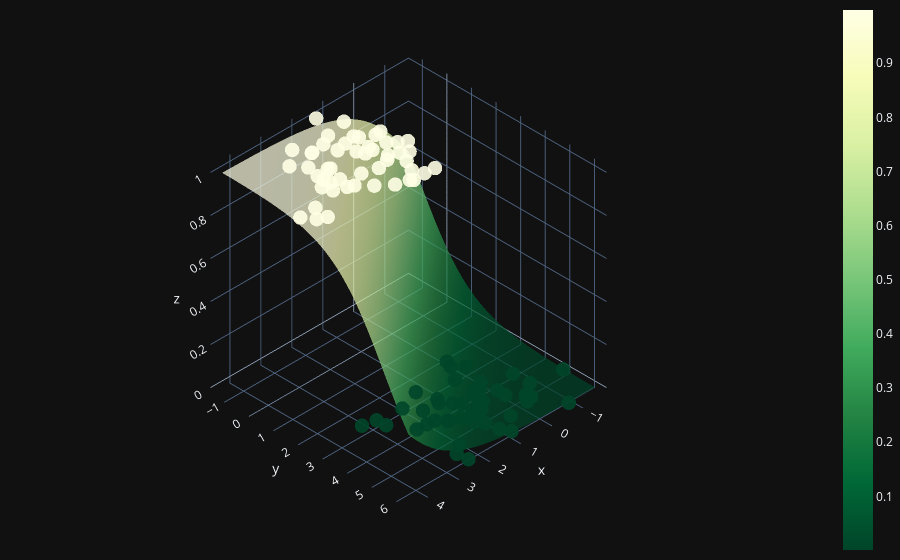

The code cell stored with this chart in its notebook:
### Code cell
X0 = np.linspace(X[:, 0].min(), X[:, 0].max(), 100)
X1 = np.linspace(X[:, 1].min(), X[:, 1].max(), 100)
xx0, xx1 = np.meshgrid(X0, X1)
Z = W[0] * xx0 + W[1] * xx1 + b
A = 1 / (1 + np.exp(-Z))

fig = (go.Figure(data=[go.Surface(z=A, x=xx0, y=xx1, colorscale='YlGn', opacity = 0.7, reversescale=True)]))
fig.add_scatter3d(x=X[:, 0].flatten(), y=X[:, 1].flatten(), z=y.flatten(), mode='markers', marker=dict(size=5, color=y.flatten(), colorscale='YlGn', opacity = 0.9, reversescale=True))
fig.update_layout(template= "plotly_dark", margin=dict(l=0, r=0, b=0, t=0))
fig.layout.scene.camera.projection.type = "orthographic"
fig.show()

### Figure 1 — Plotly figure (JSON) as saved in the notebook; plotly's stock layout.template omitted (floating-point values rounded to 4 significant figures; data arrays with more than 128 entries replaced by an {"elided": "..."} marker saying what was removed)
{"data": [{"colorscale": [[0, "rgb(255,255,229)"], [0.125, "rgb(247,252,185)"], [0.25, "rgb(217,240,163)"], [0.375, "rgb(173,221,142)"], [0.5, "rgb(120,198,121)"], [0.625, "rgb(65,171,93)"], [0.75, "rgb(35,132,67)"], [0.875, "rgb(0,104,55)"], [1, "rgb(0,69,41)"]], "opacity": 0.7, "reversescale": true, "type": "surface", "x": {"elided": "100x100 float values"}, "y": {"elided": "100x100 float values"}, "z": {"elided": "100x100 float values"}}, {"marker": {"color": [1, 1, 0, 0, 1, 0, 0, 1, 0, 1, 0, 1, 0, 0, 1, 1, 1, 0, 1, 1, 0, 0, 1, 0, 1, 0, 1, 0, 0, 1, 1, 0, 1, 1, 1, 0, 1, 1, 0, 1, 0, 0, 0, 0, 1, 1, 1, 1, 0, 0, 1, 1, 0, 0, 0, 0, 0, 1, 1, 1, 1, 0, 0, 1, 0, 1, 0, 0, 1, 0, 0, 1, 1, 0, 0, 0, 1, 1, 0, 0, 1, 0, 0, 0, 0, 0, 1, 0, 1, 1, 1, 1, 1, 1, 0, 0, 1, 1, 0, 1], "colorscale": [[0, "rgb(255,255,229)"], [0.125, "rgb(247,252,185)"], [0.25, "rgb(217,240,163)"], [0.375, "rgb(173,221,142)"], [0.5, "rgb(120,198,121)"], [0.625, "rgb(65,171,93)"], [0.75, "rgb(35,132,67)"], [0.875, "rgb(0,104,55)"], [1, "rgb(0,69,41)"]], "opacity": 0.9, "reversescale": true, "size": 5}, "mode": "markers", "type": "scatter3d", "x": [4.219, 0.9078, -0.2765, 0.08848, 3.243, 1.442, 1.022, 3.978, 0.5889, 1.252, 0.6284, 1.686, 1.185, 0.06897, 1.787, 4.438, 3.182, 0.3038, 0.7394, 1.285, 1.131, 0.6647, 1.316, -0.1889, 2.579, 0.8731, 1.311, 0.9868, 1.42, 2.354, 2.432, 1.043, 0.9509, 2.451, 1.62, 2.155, 1.381, 1.987, 2.116, 0.564, -0.07228, 2.509, -0.73, 1.379, 0.8821, 2.222, 2.016, 1.701, -0.6539, 0.5731, 1.957, 0.7624, 2.465, 1.333, 3.246, 1.103, 2.859, 1.6, 2.976, 2.68, 1.419, 1.926, -0.09448, 2.728, 1.12, 1.557, 0.1055, 2.844, 3.155, 1.841, 1.289, 1.642, 3.923, 1.705, 0.1631, 0.3419, 1.021, 2.669, 0.4666, 0.9481, 1.194, 1.154, -0.2942, 1.737, 0.4655, 0.0808, 3.003, 2.207, 1.361, 2.632, 2.827, 2.912, 1.142, 1.055, 2.47, -1.577, 1.412, 3.005, -0.6376, 0.8298], "y": [2.234, 0.4598, 5.081, 2.323, 1.215, 2.768, 4.117, 2.378, 4.001, 0.2081, 4.46, 0.6583, 5.28, 4.356, 1.7, 1.842, -0.1823, 3.944, 0.4361, 1.437, 4.682, 4.36, 2.441, 5.205, 0.7261, 4.714, 0.07123, 6.09, 4.637, 2.224, -0.2017, 4.606, 0.9498, -0.1954, 2.747, 4.124, 0.9295, 2.611, 3.069, 1.337, 2.884, 5.773, 6.255, 3.619, 2.841, 1.533, -0.2704, -0.4773, 4.767, 5.526, 0.2342, 1.165, 6.2, 5.01, 2.849, 4.706, 2.956, 0.9151, 1.216, -0.7044, 1.574, 4.152, 5.358, 1.305, 5.758, 2.827, 3.725, 3.327, 1.553, 3.562, 3.45, 0.1502, 1.804, 4.433, 2.578, 3.941, 1.579, 1.82, 3.866, 4.732, 2.808, 3.902, 5.273, 4.425, 3.123, 4.691, 0.7427, 5.506, 0.748, 0.6894, 1.721, 0.2466, 2.015, -0.6471, 4.099, 4.957, -1.326, 0.9852, 4.091, 1.742], "z": [1, 1, 0, 0, 1, 0, 0, 1, 0, 1, 0, 1, 0, 0, 1, 1, 1, 0, 1, 1, 0, 0, 1, 0, 1, 0, 1, 0, 0, 1, 1, 0, 1, 1, 1, 0, 1, 1, 0, 1, 0, 0, 0, 0, 1, 1, 1, 1, 0, 0, 1, 1, 0, 0, 0, 0, 0, 1, 1, 1, 1, 0, 0, 1, 0, 1, 0, 0, 1, 0, 0, 1, 1, 0, 0, 0, 1, 1, 0, 0, 1, 0, 0, 0, 0, 0, 1, 0, 1, 1, 1, 1, 1, 1, 0, 0, 1, 1, 0, 1]}], "layout": {"margin": {"b": 0, "l": 0, "r": 0, "t": 0}, "scene": {"camera": {"projection": {"type": "orthographic"}}}}}
